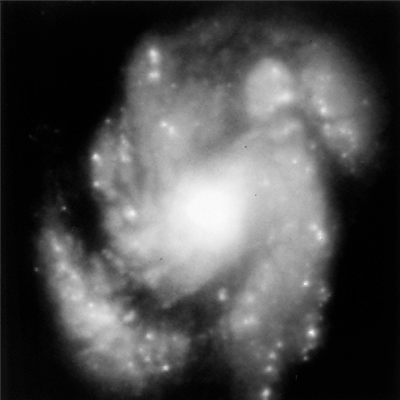
#> input picture samples/galaxy_before.png, 400 x 400 px, given in place of shapes.png, which was not available
$ jupyter execute --allow-errors alternating_minimizer.ipynb
#> lines starting #> are read from the running program, lines starting #| are printed output that depends on the picture; pictures that were not available may be replaced by others from this repository, and a replacement may not be noted
#> in load_img, mat is the input picture: shape (400, 400, 4); mean R, G, B, A 77, 77, 77, 255
[cell 1]
import cv2
import math
import numpy as np
import pandas as pd

import sys

from PIL import Image

from scipy import fftpack
from scipy.fft import fft2, ifft2, fftshift
from scipy.linalg import norm
from scipy.signal import deconvolve, fftconvolve
from scipy.optimize import minimize, Bounds

import plotly.express as px

[cell 2]
### Blurs
def psf_gaussian(dim: tuple, s1: float = 0, s2: float = 0, i: int = 0, j: int = 0) -> np.ndarray:
    '''
    Returns a point spread function using a Gaussian blur.

    Parameters:
        dim (tuple): dimensions of the image to produce, ex. (3,3) for a 3x3 kernel
        s1 (float): scaling factor for dim[0]
        s2 (float): scaling factor for dim[1]
        i (int): offset for center of psf in dim[0]
        j (int): offset for center of psf in dim[1]

    Returns:
        Normalized matrix for Gaussian blur.
    '''

    # verify that kern size is not zero or negative
    if dim[0] < 1 or dim[1] < 1:
        raise ValueError("Dimensions must be greater than or equal to 1.")

    # verify that i and j offsets are in range [0, dim - 1]
    if i < 0 or i >= dim[0] - 1:
        raise ValueError("i must be in range of [0, dim - 1]")
    if j < 0 or j >= dim[1] - 1:
        raise ValueError("j must be in range of [0, dim - 1]")

    # create matrix of zeros
    p = np.zeros(dim)

    # apply blur
    for x in range(0, dim[0]):
        for y in range(0, dim[1]):
            p[x, y] = math.exp(-0.5 * ((x - i)/s1)**2 - 0.5 * ((y - j)/s2)**2)

    # normalize p values to [0, 1]
    # p = p / np.linalg.norm(p)

    return p

# [20 lines left out: function add_noise, not called in this run]

[cell 3]
### Borders
def pad_psf(mat: np.ndarray, size: tuple) -> np.ndarray:
    '''
    Pads a point spread funciton with zeros. The original PSF will
    appear in the upper-lerft corner in order to preserve center
    of PSF for future computations.

    Parameters:
        mat (ndarray): matrix to pad
        size (tuple): desired dimensions of the padded matrix

    Returns:
        Matrix containing the padded data.
    '''

    zeros = np.zeros(size)
    zeros[0:mat.shape[0], 0:mat.shape[1]] = mat
    return zeros

# [22 lines left out: function zeros, not called in this run]

def periodic(mat: np.ndarray, size: tuple = None) -> np.ndarray:
    '''
    Returns a matrix with periodic boundary conditions.

    Parameters:
        mat (ndarray): Matrix to add boundary conditions to.
        size (tuple): Number of pixels to include in the boundary.
                      Use None to specify all pixels.

    Returns:
        New matrix with boundary conditions.
    '''
#> called with size = (64, 64)

    stack  = np.vstack((mat, mat, mat))
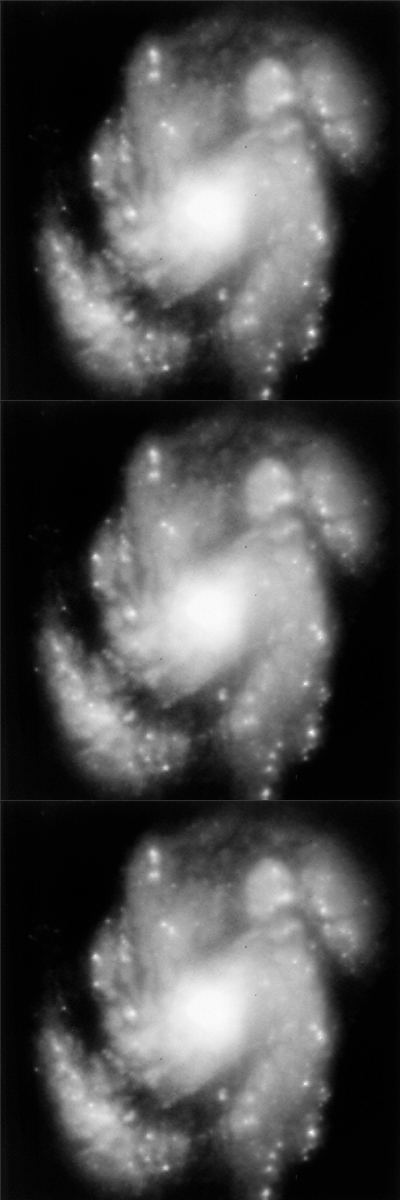
#> stack: shape (1200, 400, 4) float64; mean of channels 0, 1, 2, 3 0.302, 0.302, 0.302, 1; drawn as R, G, B
    result = np.hstack((stack, stack, stack))
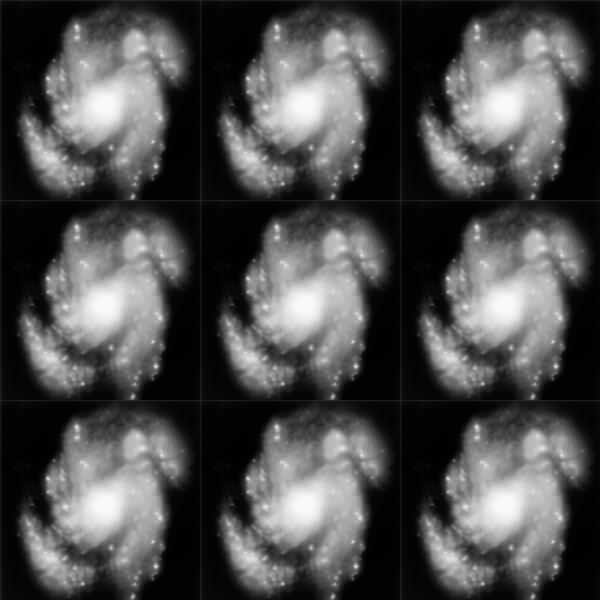
#> result: shape (1200, 1200, 4) float64 (shown at 1/2 size); mean of channels 0, 1, 2, 3 0.302, 0.302, 0.302, 1; drawn as R, G, B

    if size:
        return resize(result, size)
    else:
        return result

# [26 lines left out: function reflexive, not called in this run]

def resize(mat, padding):
    '''
        Returns a matrix with only the padding needed.
        Returned matrix has the following structure:
        (x+y) (y) (x+y)
        (x)   mat   (x)
        (x+y) (y) (x+y)

        Parameters:
            mat (mat): original matrix
            padding (tuple): how many pixels to pad, ex (5, 5)

        Returns:
            matrix with padding applied
    '''
#> called with padding = (64, 64)

    padding_x, padding_y = padding

    original_pos = mat.shape[0]/3
#> original_pos = 400
    left_bound   = int(original_pos - 2*padding_x)
#> left_bound = 272
    right_bound  = int(2*original_pos + 2*padding_x)
#> right_bound = 928
    bottom_bound = int(original_pos - 2*padding_y)
#> bottom_bound = 272
    top_bound    = int(2*original_pos + 2*padding_y)
#> top_bound = 928
    return mat[bottom_bound:top_bound, left_bound:right_bound]
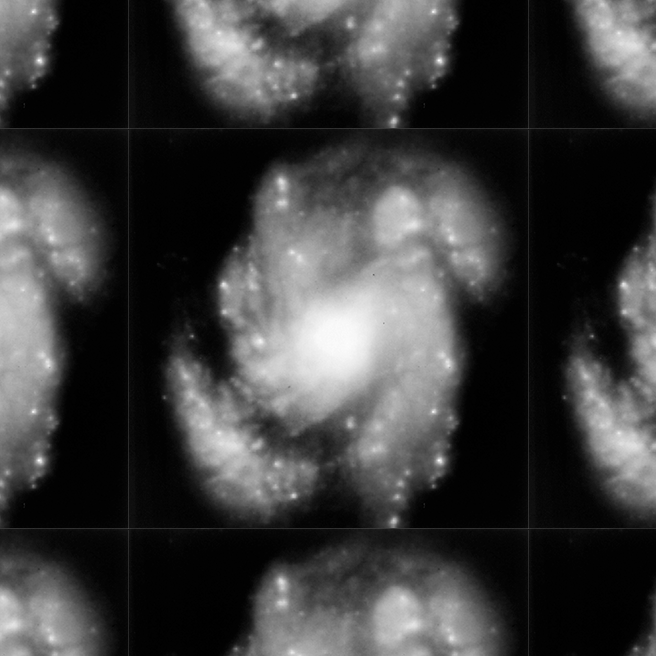
#> returned value: shape (656, 656, 4) float64; mean of channels 0, 1, 2, 3 0.24, 0.24, 0.24, 1; drawn as R, G, B

# [24 lines left out: function undo, not called in this run]

[cell 4]
### FFT and DCT
def circshift(mat, amt):
    return fftshift(mat)

def naive_blur_fft(X, P, center):
    return blur_fft(X, P, center, error = 0)

def blur_S(P, center):
    return np.real(fft2(circshift(P, (0 - center[0], 0 - center[1]))))

# [57 lines left out: functions blur_fft, naive_deblur_fft, gcv, gcv_tik, tik_deblur_fft, not called in this run]

[cell 5]
### Image utilities
def im_float_to_bmp(mat):
    '''
        Converts floating-point values in a matrix to [0, 255].
        Useful for saving the image.
    '''
    return (mat * 255 / np.max(mat)).astype('uint8')

def load_img(path):
    '''
        Returns a matrix from a given image
    '''
    mat = np.asarray(Image.open(path))
    return mat / 255

# [7 lines left out: function save_img, not called in this run]

def save_img_raw(mat, path):
    '''
        Saves an image to the specified path. Assumes no undoing of boundary conditions.
    '''
    Image.fromarray(im_float_to_bmp(mat)).save(path)

[cell 6]
psf_size   = (32, 32)             # dimensions of PSF
psf_fn     = psf_gaussian         # specifies function to generate PSF
s          = 2                    # spread of PSF; s = s1 = s2
length     = 3
angle      = 0
noise      = 0.00                 # amount of noise to add to blurred image
border_fn  = periodic             # specifies boundary conditions
blur_fn    = blur_fft             # specifies how to produce a blur
deblur_fn  = naive_deblur_fft       # specifies how to deconvolute a blur
img_name = 'shapes'             # image to use
sample_img = 'samples/{}.png'.format(img_name)
psf_center = tuple(int(i/2) for i in psf_size)

[cell 7]
# load true image from path, values are normalized to [0, 1]
true_image = load_img(sample_img)

# apply boundary conditions
boundary_image = border_fn(true_image, tuple(i * 2 for i in psf_size))
save_img_raw(boundary_image, 'results/1_{}_boundary.png'.format(img_name))

# create the PSF
psf = psf_fn(psf_size, s, s, psf_center[0], psf_center[1])
# psf = blur(psf_fn, psf_size, length, angle, psf_center[0], psf_center[1])
save_img_raw(psf, 'results/2_{}_psf.png'.format(img_name))
#> call 2 of save_img_raw, with path = 'results/2_shapes_psf.png'
#> in save_img_raw (call 2), `Image.fromarray(im_float_to_bmp(mat)).save(path)`:
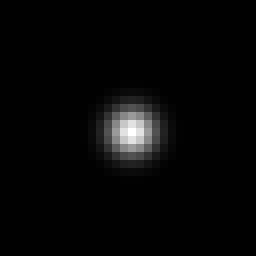
#> saved as 2_shapes_psf.png: PIL image 32x32 L (shown 8 times larger); min 0, max 255, mean 6.2

# pad PSF to the size of the image
#> (the rest of this cell did not finish here and is left out)


# blur the true image
S = blur_S(psf_padded, psf_center)
blurred_true_image = blur_fn(boundary_image, S)
save_img_raw(blurred_true_image, 'results/3_{}_true_blurred.png'.format(img_name))

# add noise to the blurred true image
# blurred_true_image = add_noise(blurred_true_image, noise)
# save_img_raw(blurred_true_image, 'results/4_{}_noisy_blurred.png'.format(img_name))

#> (a cell that did not finish here is left out)

#> (a cell that did not finish here is left out)

[cell 10]
# plot errors with different values of s

def get_error(s):
    psf           = psf_fn(psf_size, s, s, psf_center[0], psf_center[1])
    psf_padded    = pad_psf(psf, boundary_image.shape)
